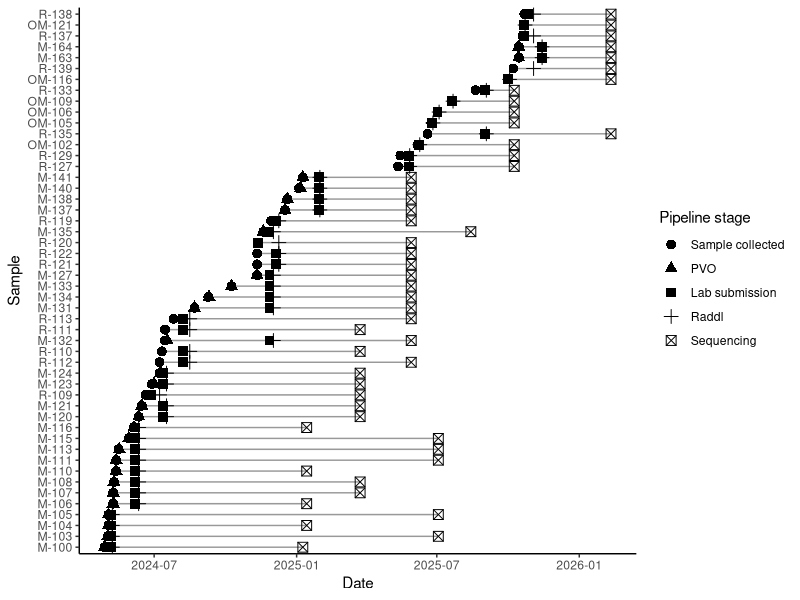
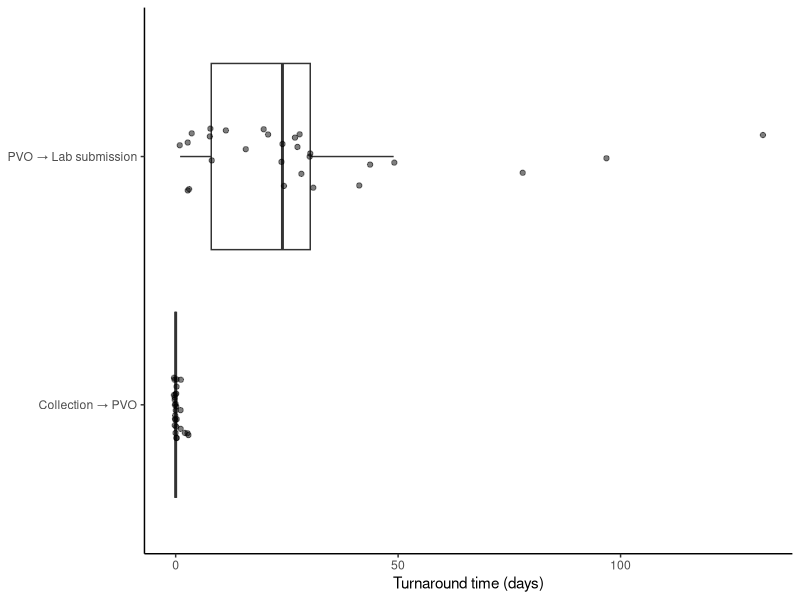

Write R code to recreate these figures, in order.
#--------------------------------------------------
# 1. Load packages
#--------------------------------------------------

library(tidyverse)
library(lubridate)


epi <- read.csv("raw/18aug26-mimaropa-outbreak-animal.csv")
gen <- read_csv("raw/18aug26-mimaropa-seq.csv", show_col_types = FALSE)
names(epi); names(gen)

# Remove columns that are completely empty
gen <- gen %>%
  select(where(~ !all(is.na(.))))

# Combine datsets based on case id
combined <- epi %>%
  left_join(gen, by = c("CASE_NO" = "case_number"))
combined

# Collect dates for key points in pipeline
# Sample collection - RDT test - FTA test - Sequencing
# DATE_SAMPLE_COLLECTION - DATE_LAB_SUBMISSION_FORM - DATE_TESTS_PVO - DATE_TESTS_SPEEDIER - TESTS_RADDL_RDT - DATE_TESTS_RADDL - DATE_TESTS_RITM- Date_sequenced

# Sequencing turnaround
# keep only records with sequencing data
combined_gen <- combined %>%
  filter(!is.na(Date_sequenced))
tat <- combined_gen %>%
  mutate(
    DATE_SAMPLE_COLLECTION = as.Date(DATE_SAMPLE_COLLECTION, format = "%m/%d/%y"),
    Date_sequenced = as.Date(Date_sequenced, format = "%d-%b-%y"),
    turnaround_days = as.numeric(
      Date_sequenced - DATE_SAMPLE_COLLECTION
    )
  )


## This is just cases that have been sequenced
# Stage-specific TATs, as well as total TAT

tat <- combined_gen %>%
  mutate(
    DATE_SAMPLE_COLLECTION = as.Date(DATE_SAMPLE_COLLECTION, format = "%m/%d/%y"),
    DATE_TESTS_PVO = as.Date(DATE_TESTS_PVO, format = "%m/%d/%y"),
    DATE_LAB_SUBMISSION_FORM = as.Date(DATE_LAB_SUBMISSION_FORM, format = "%m/%d/%y"),
    DATE_TESTS_SPEEDIER = as.Date(DATE_TESTS_SPEEDIER, format = "%m/%d/%y"),
    DATE_TESTS_RADDL = as.Date(DATE_TESTS_RADDL, format = "%m/%d/%y"),
    DATE_TESTS_RITM = as.Date(DATE_TESTS_RITM, format = "%m/%d/%y"),
    Date_sequenced = as.Date(Date_sequenced, format = "%d-%b-%y")
  )

# Between each stage TATs

tat <- tat %>%
  mutate(
    tat_collection_pvo =
      as.numeric(DATE_TESTS_PVO - DATE_SAMPLE_COLLECTION),
    
    tat_pvo_submission =
      as.numeric(DATE_LAB_SUBMISSION_FORM - DATE_TESTS_PVO),
    
    tat_submission_speedier =
      as.numeric(DATE_TESTS_SPEEDIER - DATE_LAB_SUBMISSION_FORM),
    
    tat_speedier_raddl =
      as.numeric(DATE_TESTS_RADDL - DATE_TESTS_SPEEDIER),
    
    tat_raddl_ritm =
      as.numeric(DATE_TESTS_RITM - DATE_TESTS_RADDL),
    
    tat_ritm_seq =
      as.numeric(Date_sequenced - DATE_TESTS_RITM),
    
    tat_total =
      as.numeric(Date_sequenced - DATE_SAMPLE_COLLECTION)
  )
summary(tat$tat_total)

# Individual sample timelines

timeline <- tat %>%
  select(
    CASE_NO,
    DATE_SAMPLE_COLLECTION,
    DATE_TESTS_PVO,
    DATE_LAB_SUBMISSION_FORM,
    DATE_TESTS_SPEEDIER,
    DATE_TESTS_RADDL,
    DATE_TESTS_RITM,
    Date_sequenced
  ) %>%
  pivot_longer(
    cols = -CASE_NO,
    names_to = "stage",
    values_to = "date"
  ) %>%
  filter(!is.na(date)) %>%
  mutate(
    stage = factor(
      stage,
      levels = c(
        "DATE_SAMPLE_COLLECTION",
        "DATE_TESTS_PVO",
        "DATE_LAB_SUBMISSION_FORM",
        "DATE_TESTS_SPEEDIER",
        "DATE_TESTS_RADDL",
        "DATE_TESTS_RITM",
        "Date_sequenced"
      ),
      labels = c(
        "Sample collected",
        "PVO",
        "Lab submission",
        "Speedier",
        "Raddl",
        "RITM",
        "Sequencing"
      )
    )
  )


# Plot individual sample timelines

# first order by collection dates
timeline <- timeline %>%
  group_by(CASE_NO) %>%
  mutate(
    collection_date = min(date, na.rm = TRUE)
  ) %>%
  ungroup() %>%
  mutate(
    CASE_NO = reorder(CASE_NO, collection_date)
  )

# 50 samples with sequence data:
nrow(timeline)
# 227 stages recorded

n_distinct(timeline$CASE_NO)
# over 50 unique samples

# then plot
ggplot(
  timeline,
  aes(x = date, y = CASE_NO, group = CASE_NO)
) +
  geom_line(alpha = 0.4) +
  geom_point(aes(shape = stage), size = 3) +
  labs(
    x = "Date",
    y = "Sample",
    shape = "Pipeline stage"
  ) +
  theme_classic()


# TAT data in long format

tat_long <- tat %>%
  select(
    CASE_NO,
    tat_collection_pvo,
    tat_pvo_submission,
    tat_submission_speedier,
    tat_speedier_raddl,
    tat_raddl_ritm,
    tat_ritm_seq
  ) %>%
  pivot_longer(
    cols = -CASE_NO,
    names_to = "stage",
    values_to = "days"
  ) %>%
  mutate(
    stage = factor(
      stage,
      levels = c(
        "tat_collection_pvo",
        "tat_pvo_submission",
        "tat_submission_speedier",
        "tat_speedier_raddl",
        "tat_raddl_ritm",
        "tat_ritm_seq"
      ),
      labels = c(
        "Collection → PVO",
        "PVO → Lab submission",
        "Lab submission → Speedier",
        "Speedier → Raddl",
        "Raddl → RITM",
        "RITM → Sequencing"
      )
    )
  ) %>%
  # Remove stages with no observed TATs
  group_by(stage) %>%
  filter(any(!is.na(days))) %>%
  ungroup()

tat_summary <- tat_long %>%
  group_by(stage) %>%
  summarise(
    n = sum(!is.na(days)),
    median = median(days, na.rm = TRUE),
    mean = mean(days, na.rm = TRUE),
    IQR = IQR(days, na.rm = TRUE),
    SD = sd(days, na.rm = TRUE),
    min = min(days, na.rm = TRUE),
    max = max(days, na.rm = TRUE),
    .groups = "drop"
  )

tat_summary

# Plot TAT between stages

ggplot(tat_long, aes(x = stage, y = days)) +
  geom_boxplot(outlier.shape = NA, na.rm = TRUE) +
  geom_jitter(
    width = 0.15,
    alpha = 0.5,
    na.rm = TRUE
  ) +
  coord_flip() +
  labs(
    x = NULL,
    y = "Turnaround time (days)"
  ) +
  theme_classic()
